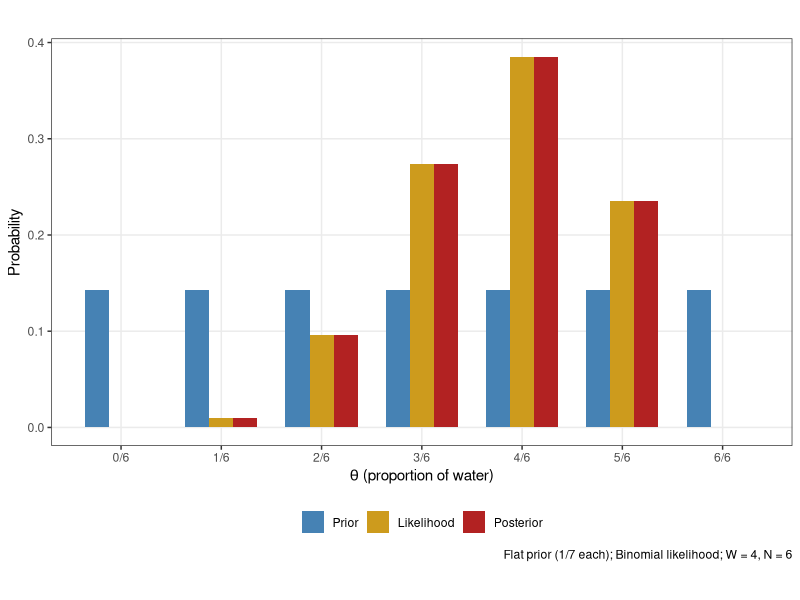
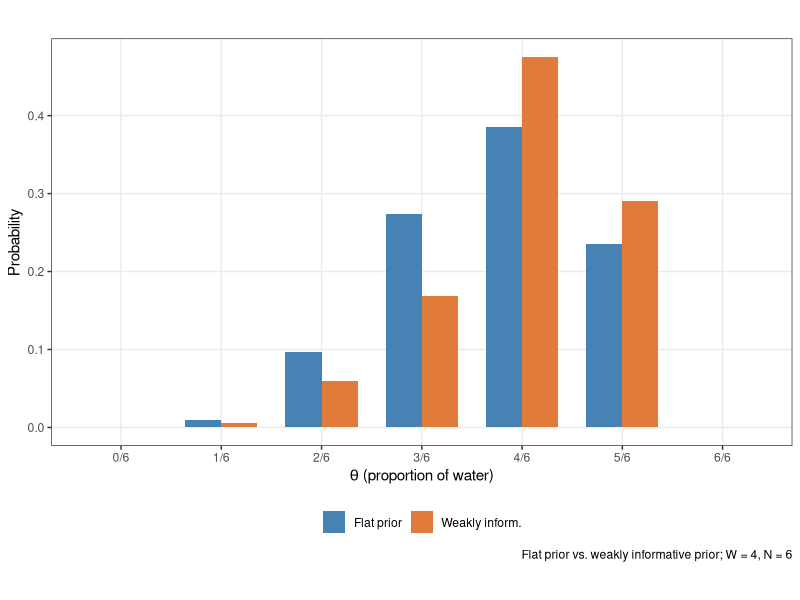
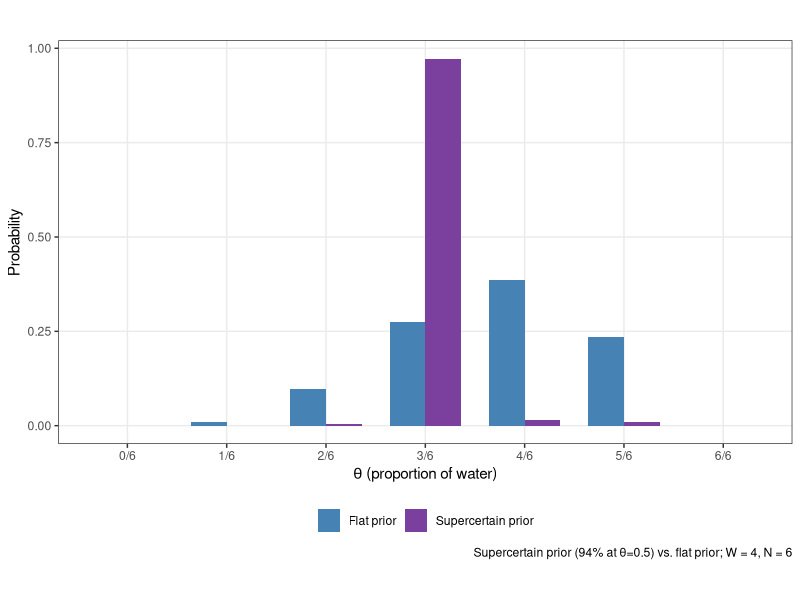
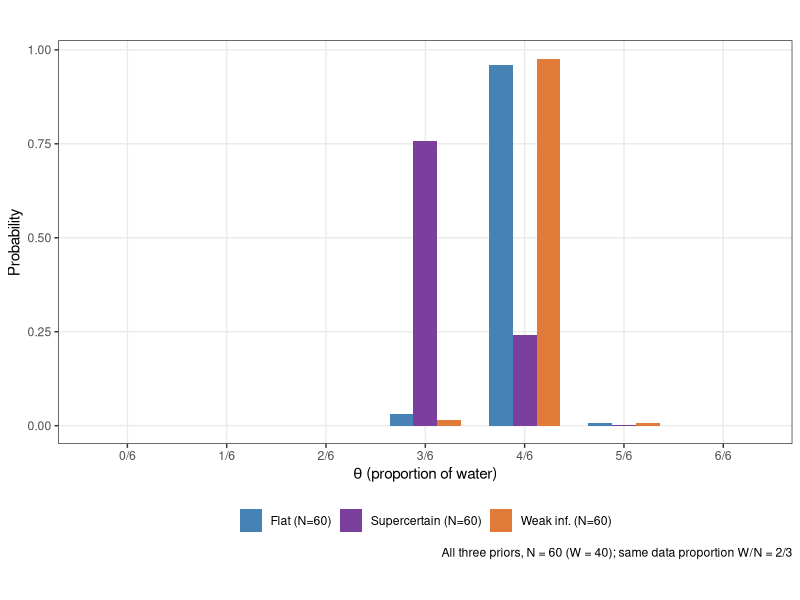
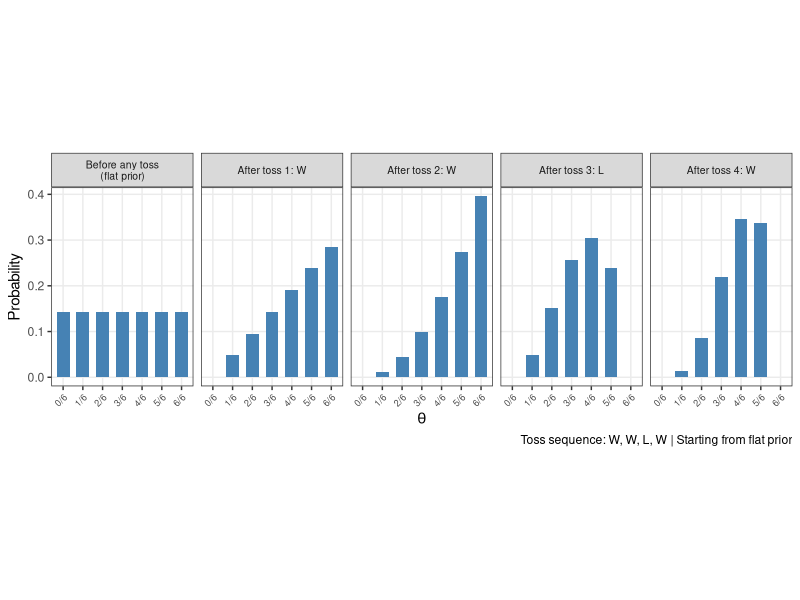
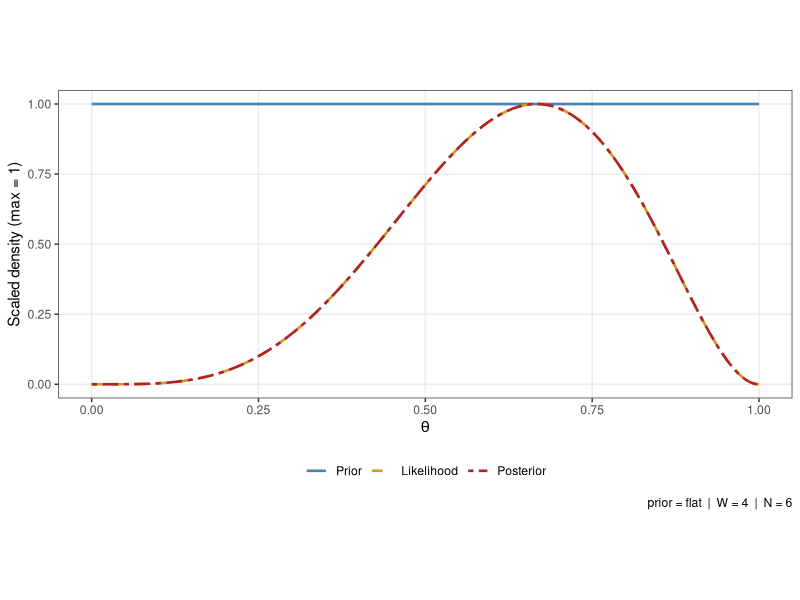

Reproduce these figures in R, in order.
## ---- chunk 1
#| label: setup
#| include: false
#| eval: true

library(tidyverse)

# ─────────────────────────────────────────────────────────────────────────────
# 6-SIDED GLOBE MODEL
# θ ∈ {0/6, 1/6, 2/6, 3/6, 4/6, 5/6, 6/6}  →  7 hypotheses
# Data: W = 4 waters in N = 6 tosses  →  MLE = 4/6 ≈ 0.667 = θ₄
# ─────────────────────────────────────────────────────────────────────────────

theta_6 <- seq(0, 1, by = 1 / 6) # 7 hypotheses
theta_labs <- c("0/6", "1/6", "2/6", "3/6", "4/6", "5/6", "6/6")

# ── Observed data (replace with actual class toss counts) ────────────────────
W <- 4
N <- 6

# ── THREE PRIORS ─────────────────────────────────────────────────────────────

# 1. Flat: all 7 hypotheses equally plausible
prior_flat_6 <- rep(1 / 7, 7)

# 2. Weakly informative: θ > 0.5 gets double the weight
#    Raw weights: 1 for θ ≤ 3/6, 2 for θ > 3/6
#    Normalised: each weight-1 → 1/11, each weight-2 → 2/11
prior_weak_raw <- c(1, 1, 1, 1, 2, 2, 2)
prior_weak_6 <- prior_weak_raw / sum(prior_weak_raw)

# 3. Supercertain: almost all mass at θ = 3/6 = 0.5
prior_sure_raw <- c(0.01, 0.01, 0.01, 0.94, 0.01, 0.01, 0.01)
prior_sure_6 <- prior_sure_raw / sum(prior_sure_raw)

# ── HELPER: Bayesian update ───────────────────────────────────────────────────
bayes_update <- function(prior, likelihood) {
  num <- likelihood * prior
  num / sum(num)
}

# ── LIKELIHOODS ───────────────────────────────────────────────────────────────
lik_6 <- dbinom(W, size = N, prob = theta_6)

# ── POSTERIORS: 3 priors, base data ──────────────────────────────────────────
post_flat_6 <- bayes_update(prior_flat_6, lik_6)
post_weak_6 <- bayes_update(prior_weak_6, lik_6)
post_sure_6 <- bayes_update(prior_sure_6, lik_6)

# ── POSTERIORS: 3 priors, 10x more data (same W/N proportion) ────────────────
lik_more <- dbinom(40, size = 60, prob = theta_6)
post_flat_more <- bayes_update(prior_flat_6, lik_more)
post_weak_more <- bayes_update(prior_weak_6, lik_more)
post_sure_more <- bayes_update(prior_sure_6, lik_more)

# ── SEQUENTIAL UPDATING ───────────────────────────────────────────────────────
# Toss sequence: W, W, L, W  (one observation at a time)
# Panel 1 = flat prior (no data); Panels 2–5 = after each toss

toss_seq <- c("W", "W", "L", "W")

seq_list <- vector("list", 5)
seq_list[[1]] <- tibble(
  theta = theta_6,
  prob = prior_flat_6,
  label = "Before any toss\n(flat prior)",
  theta_lab = factor(round(theta_6, 3), labels = theta_labs)
)

current_prior <- prior_flat_6
for (i in seq_along(toss_seq)) {
  w_i <- as.integer(toss_seq[i] == "W")
  lik_i <- dbinom(w_i, size = 1, prob = theta_6)
  current_post <- bayes_update(current_prior, lik_i)
  seq_list[[i + 1]] <- tibble(
    theta = theta_6,
    prob = current_post,
    label = paste0("After toss ", i, ": ", toss_seq[i]),
    theta_lab = factor(round(theta_6, 3), labels = theta_labs)
  )
  current_prior <- current_post
}

seq_df <- bind_rows(seq_list) |>
  mutate(label = factor(label, levels = sapply(seq_list, \(x) unique(x$label))))

# ── SHARED COLOUR PALETTE ─────────────────────────────────────────────────────
col_flat <- "steelblue"
col_weak <- "#E07B39"
col_sure <- "#7B3F9E"
col_lik <- "goldenrod3"

# ── SHARED GGPLOT HELPERS ─────────────────────────────────────────────────────
scale_x_theta6 <- function() {
  scale_x_continuous(breaks = theta_6, labels = theta_labs)
}

base_bar_theme <- list(
  theme_bw(),
  theme(
    legend.position = "bottom",
    legend.title = element_blank(),
    panel.grid.minor = element_blank(),
    aspect.ratio = 0.55
  ),
  labs(
    x = expression(theta ~ "(proportion of water)"),
    y = "Probability"
  )
)
## ---- chunk 2
#| label: fig-flat-prior
#| echo: false
#| fig-height: 3.5
#| fig-cap: "Flat prior: the posterior mirrors the likelihood. W = 4, N = 6."

tibble(
  theta = theta_6,
  Prior = prior_flat_6,
  Likelihood = lik_6 / sum(lik_6),
  Posterior = post_flat_6
) |>
  pivot_longer(-theta, names_to = "dist", values_to = "prob") |>
  mutate(dist = factor(dist, levels = c("Prior", "Likelihood", "Posterior"))) |>
  ggplot(aes(x = theta, y = prob, fill = dist)) +
  geom_col(position = "dodge", width = 0.12) +
  scale_x_theta6() +
  scale_fill_manual(values = c(col_flat, col_lik, "firebrick"), name = NULL) +
  base_bar_theme +
  labs(caption = "Flat prior (1/7 each); Binomial likelihood; W = 4, N = 6")
## ---- chunk 3
#| label: fig-weak-prior
#| echo: false
#| fig-height: 3.5
#| fig-cap: "Weakly informative prior shifts posterior toward higher θ. W = 4, N = 6."

tibble(
  theta = theta_6,
  `Flat prior` = post_flat_6,
  `Weakly inform.` = post_weak_6
) |>
  pivot_longer(-theta, names_to = "model", values_to = "prob") |>
  ggplot(aes(x = theta, y = prob, fill = model)) +
  geom_col(position = "dodge", width = 0.12) +
  scale_x_theta6() +
  scale_fill_manual(values = c(col_flat, col_weak), name = NULL) +
  base_bar_theme +
  labs(caption = "Flat prior vs. weakly informative prior; W = 4, N = 6")
## ---- chunk 4
#| label: fig-sure-prior
#| echo: false
#| fig-height: 3.0
#| fig-cap: "Supercertain prior: 6 tosses cannot shift a highly concentrated belief."

tibble(
  theta = theta_6,
  `Flat prior` = post_flat_6,
  `Supercertain prior` = post_sure_6
) |>
  pivot_longer(-theta, names_to = "model", values_to = "prob") |>
  ggplot(aes(x = theta, y = prob, fill = model)) +
  geom_col(position = "dodge", width = 0.12) +
  scale_x_theta6() +
  scale_fill_manual(values = c(col_flat, col_sure), name = NULL) +
  base_bar_theme +
  labs(
    caption = "Supercertain prior (94% at θ=0.5) vs. flat prior; W = 4, N = 6"
  )
## ---- chunk 5
#| label: fig-more-data
#| echo: false
#| fig-height: 3.5
#| fig-cap: "With N = 60, all three priors converge to the same posterior."

tibble(
  theta = theta_6,
  `Flat (N=60)` = post_flat_more,
  `Weak inf. (N=60)` = post_weak_more,
  `Supercertain (N=60)` = post_sure_more
) |>
  pivot_longer(-theta, names_to = "model", values_to = "prob") |>
  ggplot(aes(x = theta, y = prob, fill = model)) +
  geom_col(position = "dodge", width = 0.12) +
  scale_x_theta6() +
  scale_fill_manual(values = c(col_flat, col_sure, col_weak), name = NULL) +
  base_bar_theme +
  labs(
    caption = "All three priors, N = 60 (W = 40); same data proportion W/N = 2/3"
  )
## ---- chunk 6
#| label: fig-sequential
#| echo: false
#| fig-height: 3.8
#| fig-cap: "Sequential updating from flat prior: W, W, L, W."

seq_df |>
  ggplot(aes(x = theta_lab, y = prob)) +
  geom_col(fill = col_flat, width = 0.65) +
  facet_wrap(~label, nrow = 1) +
  theme_bw() +
  theme(
    axis.text.x = element_text(size = 6.5, angle = 45, hjust = 1),
    strip.text = element_text(size = 7.5),
    panel.grid.minor = element_blank(),
    aspect.ratio = 1.4
  ) +
  labs(
    x = expression(theta),
    y = "Probability",
    caption = "Toss sequence: W, W, L, W | Starting from flat prior"
  )
## ---- chunk 7
#| label: grid-approx-plot
#| echo: true
#| eval: true
#| fig-height: 3.2

# ── Change these ──────────────────────────────────────────────────────────────
W <- 4
N <- 6
prior_type <- "flat" # try: prior="weak", "supercertain"; W=40

theta_grid <- seq(0, 1, length.out = 1000)
prior <- switch(
  prior_type,
  flat = rep(1, 1000),
  weak = ifelse(theta_grid > 0.5, 2, 1),
  supercertain = dnorm(theta_grid, mean = 0.5, sd = 0.02)
)
prior <- prior / sum(prior)
likelihood <- dbinom(W, size = N, prob = theta_grid)
numerator <- likelihood * prior
posterior <- numerator / sum(numerator)

tibble(
  theta = theta_grid,
  Prior = prior / max(prior),
  Likelihood = likelihood / max(likelihood),
  Posterior = posterior / max(posterior)
) |>
  pivot_longer(-theta, names_to = "dist", values_to = "val") |>
  mutate(dist = factor(dist, levels = c("Prior", "Likelihood", "Posterior"))) |>
  ggplot(aes(x = theta, y = val, color = dist, linetype = dist)) +
  geom_line(linewidth = 0.9) +
  scale_color_manual(values = c(col_flat, col_lik, "firebrick"), name = NULL) +
  scale_linetype_manual(
    values = c("solid", "dashed", "twodash"),
    name = NULL
  ) +
  theme_bw() +
  theme(
    legend.position = "bottom",
    aspect.ratio = 0.42,
    panel.grid.minor = element_blank()
  ) +
  labs(
    x = expression(theta),
    y = "Scaled density (max = 1)",
    caption = paste0("prior = ", prior_type, "  |  W = ", W, "  |  N = ", N)
  )
